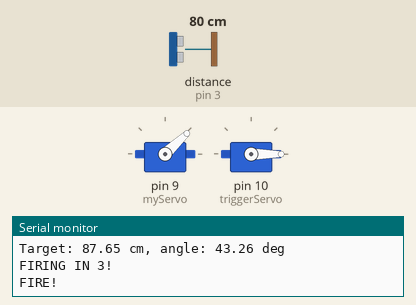
This sketch was run on a simulated Arduino Uno, built with avr-gcc and run on an emulated ATmega328P. Shown: 2 × servo, the last lines printed to the serial monitor. Wiring (inferred from the names in the program): ultrasonic range finder: trigger pin 2; echo pin 3. Inputs (shaded band) come from the test bench; at power-on: distance to the obstacle (sensor on pin 3) 80 cm. The echo pulse lasts 58.3 µs per cm.

Above: at 4.8 s.
4.9 s: distance to the obstacle (sensor on pin 3) set to 2 cm
At 8.1 s:
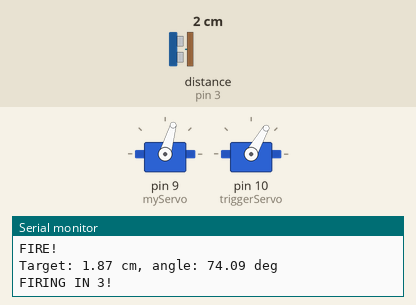
12.1 s: distance to the obstacle (sensor on pin 3) set to 120 cm
At 14.3 s:
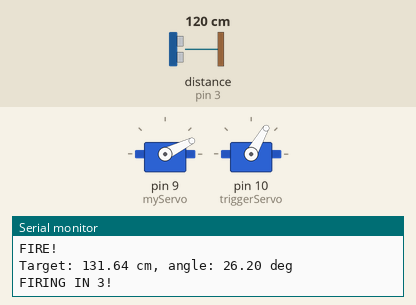
18.4 s: distance to the obstacle (sensor on pin 3) set to 250 cm
At 24.2 s:
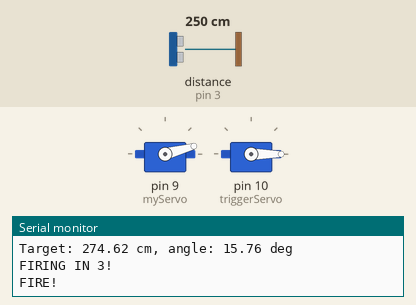
Timing chart, 0 to 27.7 s (numbered marks = the images above; inputs shaded):
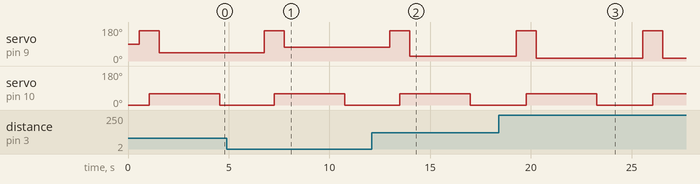

The sketch:

pewpew_uno.ino
```cpp
/**
 * Example catapult with ultrasonic ranging and fire button.
 */

#include <Servo.h>

Servo myServo;       // Aiming servo.
Servo triggerServo;  // Trigger servo.

// HC-SR04 pins.
const int TRIG_PIN = 2;
const int ECHO_PIN = 3;

// Moving median filter settings.
const int MEDIAN_WINDOW = 5;
float distanceBuffer[MEDIAN_WINDOW];
int bufferIndex = 0;
int bufferCount = 0;

// Example curve fit solution.
float y_from_x(float x) {
  // Polynomial approximation generated from Python.
  float y = 0.00000697f * x * x * x + -0.00175929f * x * x + -0.25669064f * x + 74.57740974f;
  return y;
}

// Read one raw distance measurement from HC-SR04 (in cm).
float read_ultrasonic_cm() {
  // Ensure trigger is low.
  digitalWrite(TRIG_PIN, LOW);
  delayMicroseconds(2);

  // 10 us pulse to trigger.
  digitalWrite(TRIG_PIN, HIGH);
  delayMicroseconds(10);
  digitalWrite(TRIG_PIN, LOW);

  // Read echo pulse duration.
  long duration = pulseIn(ECHO_PIN, HIGH, 30000);  // timeout ~30 ms.

  if (duration == 0) {
    // No echo detected, return some large value or 0.
    return 0.0f;
  }

  // Speed of sound ~343 m/s => 0.0343 cm/us. Divide by 2 (there and back).
  float distance_cm = duration * 0.0343f / 2.0f;
  return distance_cm;
}

// Simple moving median filter over the last MEDIAN_WINDOW readings.
float get_filtered_distance_cm() {
  float d = read_ultrasonic_cm();

  // Store new reading in circular buffer.
  distanceBuffer[bufferIndex] = d;
  bufferIndex = (bufferIndex + 1) % MEDIAN_WINDOW;
  if (bufferCount < MEDIAN_WINDOW) {
    bufferCount++;
  }

  // Copy current buffer into temp array for sorting.
  float temp[MEDIAN_WINDOW];
  for (int i = 0; i < bufferCount; i++) {
    temp[i] = distanceBuffer[i];
  }

  // Simple bubble sort (small N so it's fine).
  for (int i = 0; i < bufferCount - 1; i++) {
    for (int j = 0; j < bufferCount - 1 - i; j++) {
      if (temp[j] > temp[j + 1]) {
        float t = temp[j];
        temp[j] = temp[j + 1];
        temp[j + 1] = t;
      }
    }
  }

  // Return median value.
  int mid = bufferCount / 2;
  return temp[mid];
}

void move_to_target(float distance_cm) {
  float angle_deg = y_from_x(distance_cm);
  Serial.print("Target: ");
  Serial.print(distance_cm);
  Serial.print(" cm, angle: ");
  Serial.print(angle_deg);
  Serial.println(" deg");
  myServo.write(angle_deg);
}

void fire_now() {
  Serial.println("FIRE!");

  triggerServo.write(0);  // Move to "fire" position.
  delay(700);
}

void setup() {
  Serial.begin(9600);
  myServo.attach(9);        // Aiming servo on pin 9.
  triggerServo.attach(10);  // Trigger servo on pin 10.

  // Start trigger in safe/ready position.
  triggerServo.write(0);

  pinMode(TRIG_PIN, OUTPUT);
  pinMode(ECHO_PIN, INPUT);

  // Pre-fill the buffer with initial readings.
  for (int i = 0; i < MEDIAN_WINDOW; i++) {
    distanceBuffer[i] = read_ultrasonic_cm();
    bufferCount++;
  }
}

void loop() {
  float distance_cm = get_filtered_distance_cm();
  // TODO: Jank fix, fake settling.
  distance_cm = get_filtered_distance_cm();
  distance_cm = get_filtered_distance_cm();
  distance_cm = get_filtered_distance_cm();
  distance_cm = get_filtered_distance_cm();
  distance_cm *= 1.1;

  // Reset/load.
  triggerServo.write(0);
  delay(500);
  myServo.write(160);
  delay(500);
  triggerServo.write(60);
  delay(500);

  // Move to the target angle.
  move_to_target(distance_cm);

  // Fire delay.
  Serial.println("FIRING IN 3!");
  delay(3000);

  // Fire on button press.
  // TODO: Still work in progress.
  fire_now();

  delay(1000);  // Delay between cycles.
}
```

Measured:
- by itself, servo on pin 9 (myServo): alternates 160° for 1.0 s and 15° for 5.3 s
